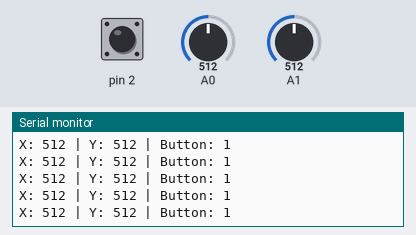
A sketch run on a simulated Arduino Uno, built with avr-gcc and run on an emulated ATmega328P. On the bench: the last lines printed to the serial monitor. The test bench sets the inputs (shaded band); at power-on: A0 = 512, A1 = 512, pin 2 HIGH.

Above: at 1.2 s.
1.3 s: A0 set to 716
At 1.32 s:
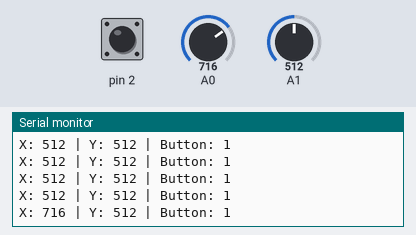
2.8 s: A1 set to 716
At 2.83 s:
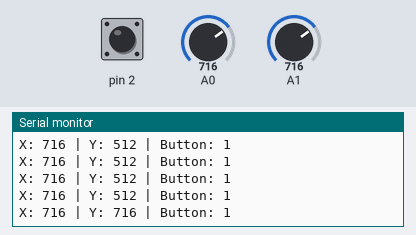
4.3 s: A0 set to 1023
At 4.34 s:
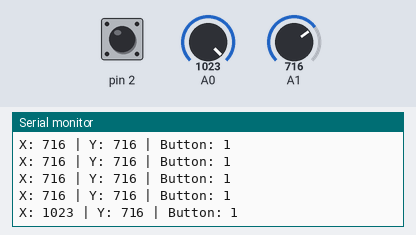
7.3 s: A0 set to 0
At 7.36 s:
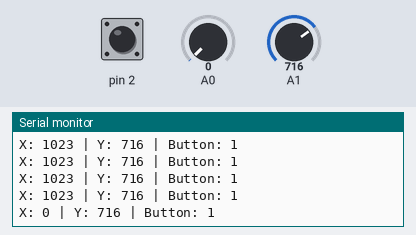
10.3 s: pin 2 pulled LOW for 0.15 s
At 10.38 s:
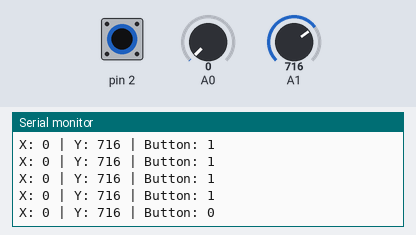
11.9 s: A1 set to 900
At 11.99 s:
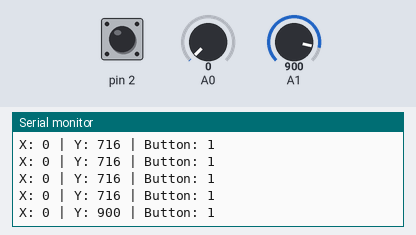
Timing chart, 0 to 14.4 s (numbered marks = the images above; inputs shaded):
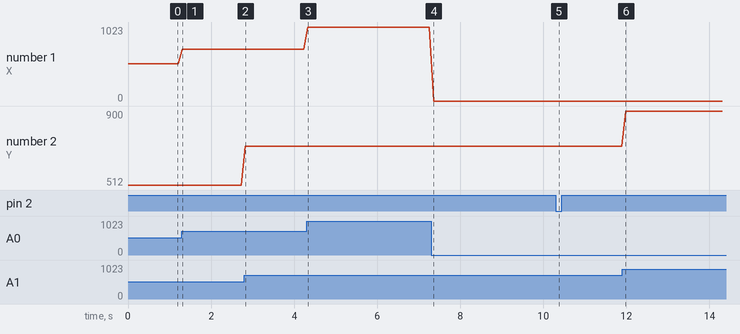

The sketch:

ps2-joystick.ino
```cpp
int x = 0;
int y = 0;
int buttonState = 0;

void setup() {
	Serial.begin(9600);

	pinMode(A0, INPUT);
	pinMode(A1, INPUT);
	pinMode(2, INPUT_PULLUP);
}

void loop() {
	x = analogRead(A0);
	y = analogRead(A1);
	buttonState = digitalRead(2);

	Serial.print("X: ");
	Serial.print(x);
	Serial.print(" | Y: ");
	Serial.print(y);
	Serial.print(" | Button: ");
	Serial.println(buttonState);

	delay(100);
}
```

Measured:
- after the input at 1.3 s, the serial monitor: prints a new line at once (image 1)
- after the input at 2.8 s, the serial monitor: prints a new line at once (image 2)
- after the input at 4.3 s, the serial monitor: prints a new line at once (image 3)
- after the input at 7.3 s, the serial monitor: prints a new line after 0.06 s (image 4)
- after the input at 10.3 s, the serial monitor: prints a new line after 0.08 s (image 5)
- after the input at 11.9 s, the serial monitor: prints a new line after 0.09 s (image 6)
- plotted number 1: 512 → 716 after the input at 1.3 s, 716 → 1023 after the input at 4.3 s, 1023 → 0 after the input at 7.3 s
- plotted number 2: 716 → 900 after the input at 11.9 s
